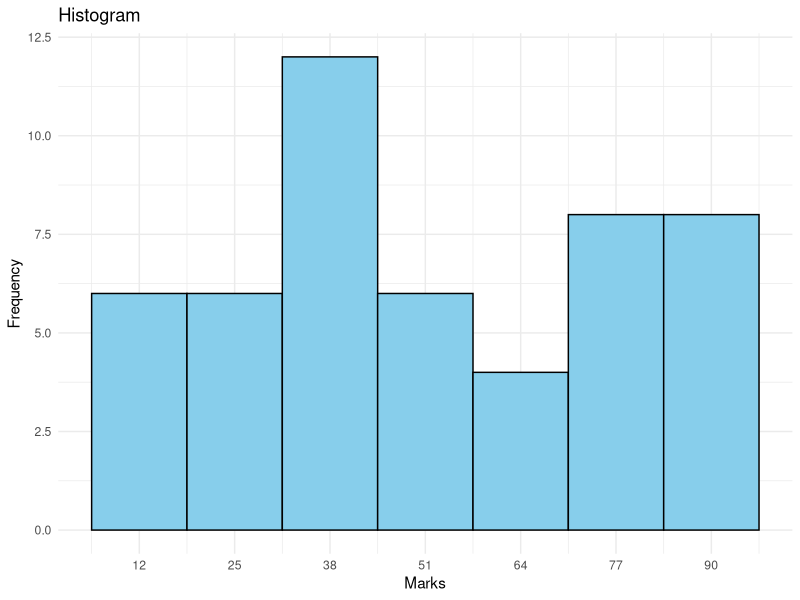
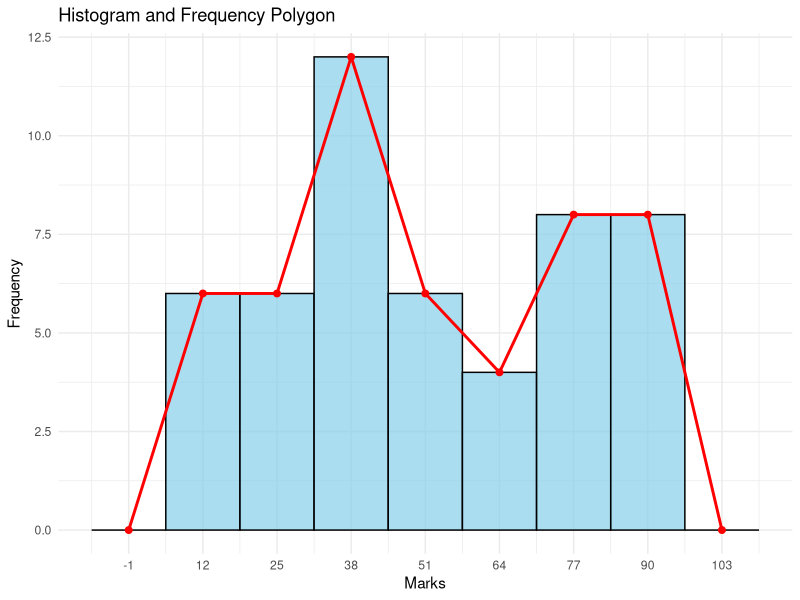
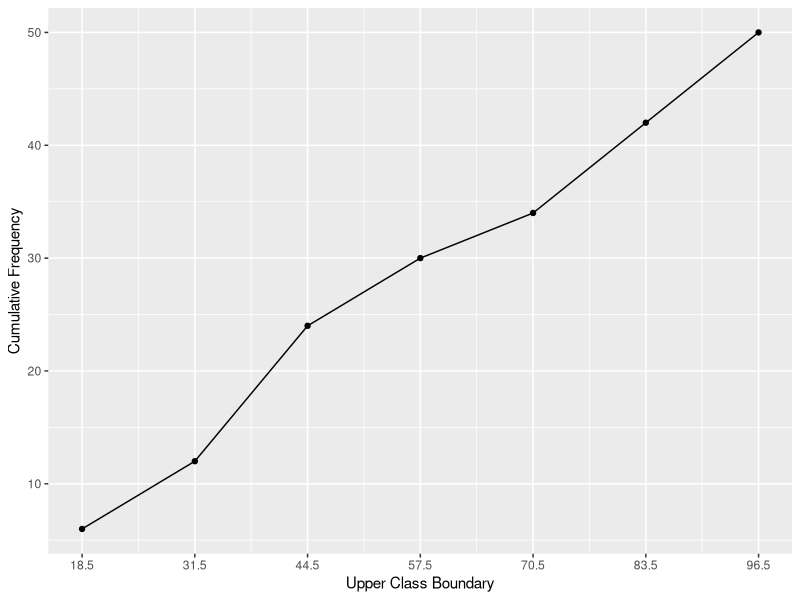

The R script that drew these images, in order:
## ---- chunk 1
library(knitr)
library(kableExtra)
set.seed(1)
marks <- round(runif(50, 0, 100),0)
matrix_data <- matrix(marks, ncol = 10, byrow = TRUE)
kable(matrix_data) |>
  kable_styling()

## ---- chunk 2
smarks <- sort(round(runif(50, 0, 100),0))
smatrix_data <- matrix(smarks, ncol = 10, byrow = TRUE)
kable(smatrix_data) |>
  kable_styling()
## ---- chunk 3
kable(smatrix_data) |>
  kable_styling()
## ---- chunk 4
df = data.frame(CI = c("6-18", "19-31", "32-44", "45-57", "58-70", "71-83", "84-96"))
df |> kable()
## ---- chunk 5
df = data.frame(CI = c("6-18", "19-31", "32-44", "45-57", "58-70", "71-83", "84-96"),Tally = c("", "", "", "","", "", ""), Frequency= c(6, 6, 12, 6, 4, 8, 8))
df |> kable()
## ---- chunk 6
df = data.frame(CI = c("6-18", "19-31", "32-44", "45-57", "58-70", "71-83", "84-96"),
                Boundaries = c("5.5-18.5", "18.5-31.5", "31.5-44.5", "44.5-57.5", "57.5-70.5", "70.5-83.5", "83.5-96.5"),
                
            Frequency= c(6, 6, 12, 6, 4, 8, 8))
df |> kable()
## ---- chunk 7
df = data.frame(CI = c("6-18", "19-31", "32-44", "45-57", "58-70", "71-83", "84-96"),
                Boundaries = c("[5.5, 18.5)", "[18.5, 31.5)", "[31.5, 44.5)", "[44.5, 57.5)", "[57.5, 70.5)", "[70.5, 83.5)", "[83.5, 96.5)"),
                
            Frequency= c(6, 6, 12, 6, 4, 8, 8))
df |> kable()
## ---- chunk 8
df = data.frame(CI = c("6-18", "19-31", "32-44", "45-57", "58-70", "71-83", "84-96"),
                Boundaries = c("5.5-18.5", "18.5-31.5", "31.5-44.5", "44.5-57.5", "57.5-70.5", "70.5-83.5", "83.5-96.5"), 
                Mid_point = c(12, 25, 38, 51, 64, 77, 90),
                
            Frequency= c(6, 6, 12, 6, 4, 8, 8))
df |> kable()
## ---- chunk 9
# Create data frame
data <- data.frame(
  CL = c("6-18", "19-31", "32-44", "45-57", "58-70", "71-83", "84-96"),
  Lower_Boundary = c(5.5, 18.5, 31.5, 44.5, 57.5, 70.5, 83.5),
  Upper_Boundary = c(18.5, 31.5, 44.5, 57.5, 70.5, 83.5, 96.5),
  Mid_point = c(12, 25, 38, 51, 64, 77, 90),
  Frequency = c(6, 6, 12, 6, 4, 8, 8)
)
# Load ggplot2
library(ggplot2)

# Create histogram plot
ggplot(data, aes(x = Mid_point, y = Frequency)) +
  geom_bar(stat = "identity", width = 13, col="black", fill="skyblue") +
  scale_x_continuous(breaks = data$Mid_point, labels = data$Mid_point) +
  labs(title = "Histogram", x = "Marks", y = "Frequency") +
  theme_minimal()

## ---- chunk 10
# Load ggplot2
library(ggplot2)
data <- data.frame(
  CL = c("","6-18", "19-31", "32-44", "45-57", "58-70", "71-83", "84-96", ""),
  Lower_Boundary = c(-7.5, 5.5, 18.5, 31.5, 44.5, 57.5, 70.5, 83.5, 96.5),
  Upper_Boundary = c(5.5, 18.5, 31.5, 44.5, 57.5, 70.5, 83.5, 96.5, 109.5),
  Mid_point = c(-1, 12, 25, 38, 51, 64, 77, 90, 103),
  Frequency = c(0,6, 6, 12, 6, 4, 8, 8, 0)
)
# Create histogram and frequency polygon plot
ggplot(data, aes(x = Mid_point, y = Frequency)) +
  geom_bar(stat = "identity", width = 13, fill = "skyblue", alpha = 0.7, col="black") +
  geom_line(aes(group = 1), color = "red", size = 1) +
  geom_point(color = "red", size = 2) +
  scale_x_continuous(breaks = data$Mid_point, labels = data$Mid_point) +
  labs(title = "Histogram and Frequency Polygon", x = "Marks", y = "Frequency") +
  theme_minimal()

## ---- chunk 11
data |> kable()
## ---- chunk 12
data2 <- data.frame(
  Marks = c(5.5, 18.5, 31.5, 44.5, 57.5, 70.5, 83.5, 96.5),
  Cumulative_Frequency = c(0,6, 12, 24, 30, 34, 42, 50)
)
data2|>kable()
## ---- chunk 13
df2 = data.frame(
                Boundaries = c("5.5-18.5", "18.5-31.5", "31.5-44.5", "44.5-57.5", "57.5-70.5", "70.5-83.5", "83.5-96.5"),
                
            Frequency= c(6, 6, 12, 6, 4, 8, 8))
df2 |> kable()
## ---- chunk 14
df3 = data.frame(
                Boundaries = c("less than  18.5", "less than  31.5", "less than  44.5", "less than  57.5",  "less than  70.5", "less than  83.5", "less than  96.5"),
                
            Frequency= c( 6, 12, 24, 30, 34, 42, 50))
df3 |> kable() 
## ---- chunk 15
df3 = data.frame(
                Boundaries = c(18.5, 31.5, 44.5, 57.5, 70.5, 83.5, 96.5),
                
            Frequency= c( 6, 12, 24, 30, 34, 42, 50))
ggplot(df3, aes(x=Boundaries, y=Frequency)) +
  geom_point() + geom_line() +
  scale_x_continuous(breaks = df3$Boundaries, labels = df3$Boundaries) + ylab("Cumulative Frequency") + xlab("Upper Class Boundary")
## ---- chunk 16
df2 = data.frame(
                Boundaries = c("5.5-18.5", "18.5-31.5", "31.5-44.5", "44.5-57.5", "57.5-70.5", "70.5-83.5", "83.5-96.5"),
                
            Frequency= c(6, 6, 12, 6, 4, 8, 8))
df2 |> kable()
## ---- chunk 17
df4 = data.frame(
                Boundaries = c( "greater than or equal 5.5", "greater than or equal 18.5", "greater than or equal 31.5", "greater than or equal 44.5", "greater than or equal 57.5",  "greater than or equal 70.5", "greater than or equal 83.5"),
                
            Frequency= c( 50, 44, 38, 26, 20, 16, 8))
df4 |> kable()
## ---- chunk 18
set.seed(8)
dd <- round(rnorm(80, mean=10, sd=10), 0)
ddmat <- matrix(dd, ncol=10)
 kable(ddmat) |>   kable_styling()
